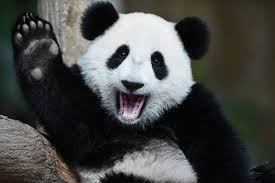
#> input picture Computação Grafica/Códigos/aula2/panda.jpg, 275 x 183 px, found by its file name
$ python main.py
#> lines starting #> are read from the running program, lines starting #| are printed output that depends on the picture; after the words box and inside, x2 and y2 are one past the last pixel; in counts of white or black regions, pixels touching at a corner belong together
from PIL import Image
import math

#Abrir a imagem
img = Image.open('C:/Users/10695691600/Documents/7-Periodo/Computação Gráfica/aula2/panda.jpg')
#> img is the input picture: PIL image 275x183 RGB; mean R, G, B 71.6, 72.6, 71

#Carregar a imagem
matriz = img.load()

#Pegar o tamanho da imagem
largura, altura = img.size
#> largura = 275; altura = 183
print(largura, altura)
#| 275 183

#Formato da matriz (tupla)
matriz[0,0]

# [39 lines of commented-out code are left out]
for i in range(largura):
    for j in range(altura):
        media = (matriz[i,j][0] + matriz[i,j][1] + matriz[i,j][2]) / 3
        media = int(media)
        pixel = (media, media, media)
        matriz[i,j] = pixel

#Salvar a imagem
img.save('panda_cinza.jpg')

#Colorida para cinza
#Percorrer a imagem pixel a pixel e Filtro Cinza
for i in range(largura):
    for j in range(altura):
        media = (matriz[i,j][0] + matriz[i,j][1] + matriz[i,j][2]) / 3
        media = 0 if int(media) < 128 else 255
        media = int(media)
        pixel = (media, media, media)
        matriz[i,j] = pixel

#Salvar a imagem
img.save('panda_pretoBranco.jpg')
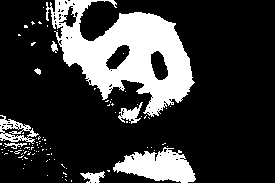
#> saved as panda_pretoBranco.jpg: PIL image 275x183 RGB; 22.4% white; 98 white regions (90 under 20 px), largest, box (x1, y1, x2, y2) and area: (46, 0, 195, 117) 8227, (113, 147, 196, 183) 1793, (0, 115, 39, 144) 452
